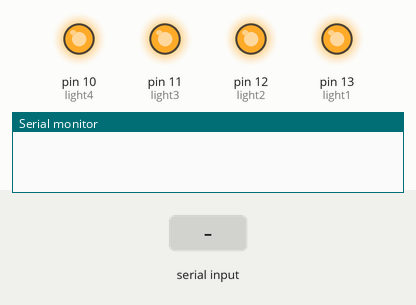
Recording of a sketch running on a simulated Arduino Uno, built with avr-gcc and run on an emulated ATmega328P. Parts: output pins drawn as LEDs (lit = HIGH), the last lines printed to the serial monitor. Inputs (shaded band) come from the test bench.

Above: at 1.2 s.
1.3 s: "A" received over Serial
At 1.6 s:
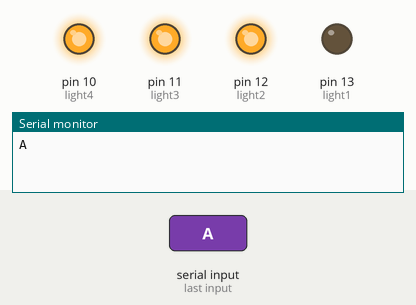
2.8 s: "B" received over Serial
At 3.9 s:
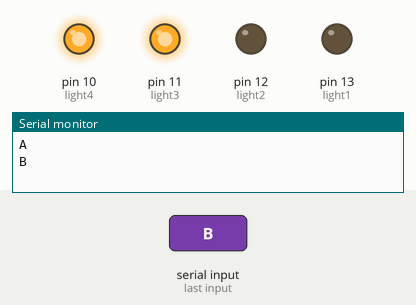
4.3 s: "a" received over Serial
At 5.1 s:
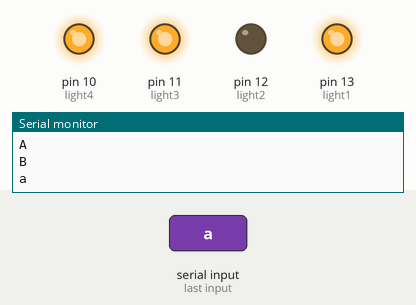
5.8 s: "C" received over Serial
At 6.2 s:
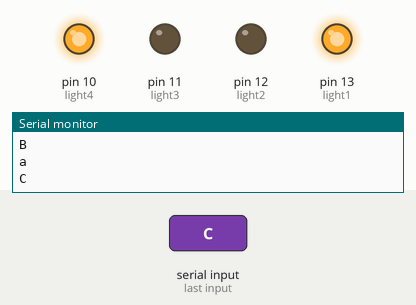
7.3 s: "b" received over Serial
At 8.5 s:
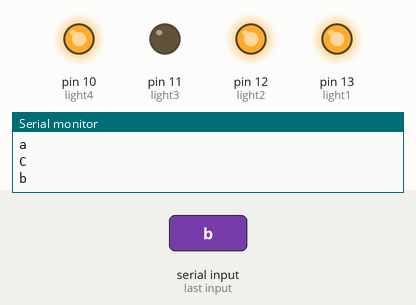
8.8 s: "D" received over Serial
At 9.7 s:
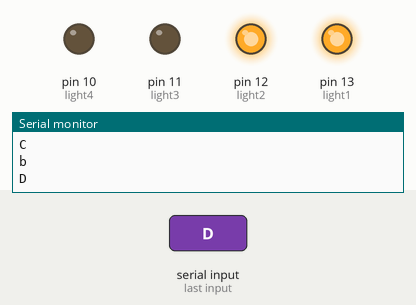
Timing chart, 0 to 11.3 s (numbered marks = the images above; inputs shaded):
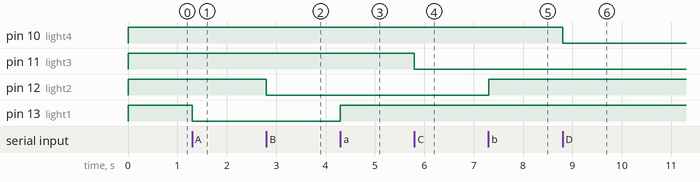

The sketch:

bluetooth_controll.ino
```cpp
int light1 = 13;
int light2 = 12;
int light3 = 11;
int light4 = 10;

char c;

void setup() {
Serial.begin(9600);
pinMode(light1,OUTPUT);   //left motors forward
pinMode(light2,OUTPUT);   //left motors reverse
pinMode(light3,OUTPUT);   //right motors forward
pinMode(light4,OUTPUT);   //right motors reverse

digitalWrite(light1,HIGH);
digitalWrite(light2,HIGH);
digitalWrite(light3,HIGH);
 digitalWrite(light4,HIGH);
}

void loop() {
if(Serial.available()){
  c = Serial.read();
  Serial.println(c);
}

if(c == 'A'){
  digitalWrite(light1,LOW);
}else if(c == 'a'){
  digitalWrite(light1,HIGH);
}
else if(c == 'B'){
  digitalWrite(light2,LOW);
  }else if(c == 'b'){
  digitalWrite(light2,HIGH);
  }
else if(c == 'C'){
  digitalWrite(light3,LOW);
  }else if(c == 'c'){
  digitalWrite(light3,HIGH);
  }
  else if(c == 'D'){
  digitalWrite(light4,LOW);
  }else if(c == 'd'){
  digitalWrite(light4,HIGH);
  }
}
```

Measured:
- after the input at 1.3 s, pin 13 (light1): HIGH → LOW at once
- after the input at 2.8 s, pin 12 (light2): HIGH → LOW at once
- after the input at 4.3 s, pin 13 (light1): LOW → HIGH at once
- after the input at 5.8 s, pin 11 (light3): HIGH → LOW at once
- after the input at 7.3 s, pin 12 (light2): LOW → HIGH at once
- after the input at 8.8 s, pin 10 (light4): HIGH → LOW at once
